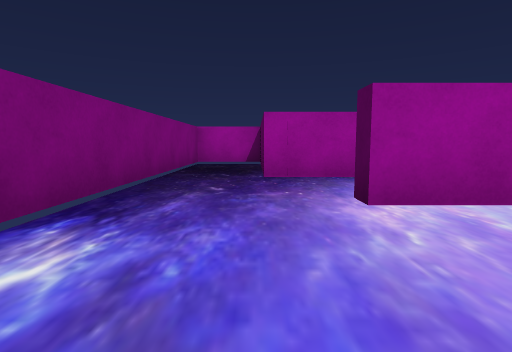
[1] (above)

17 first-person views from a walk through a Unity game level. The camera is 0.51 m above the floor, tilts 6° down and sees 80° across. The floor is counted in squares, 1 m on a side. Each view is taken from the middle of a square. On the plan, view 1 faces up. The plan holds only what a view shows up to about 9 squares ahead; the rest is blank.

[2]
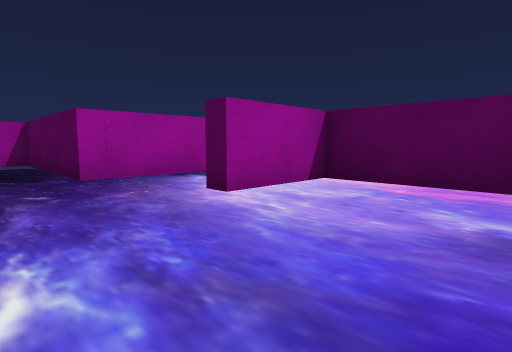

[3]
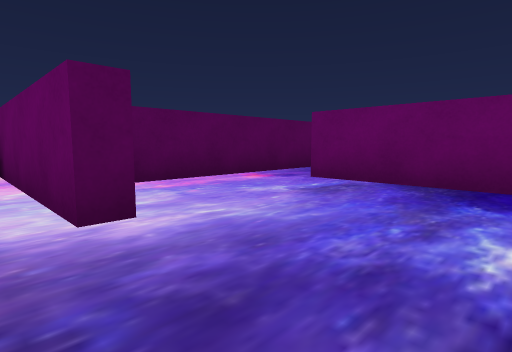

[4]
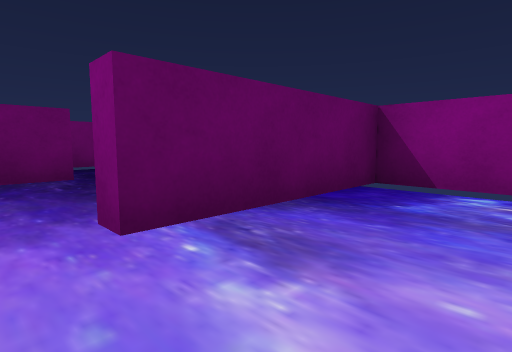

[5]
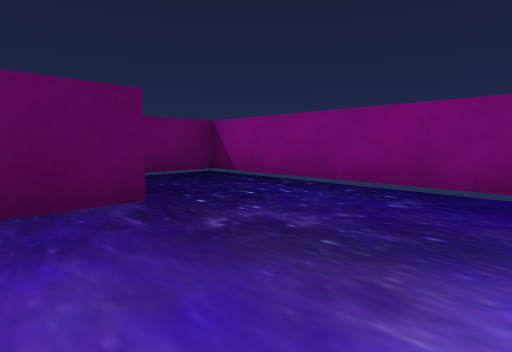

[6]
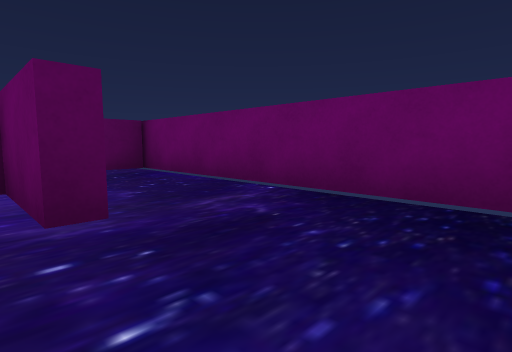

[7]
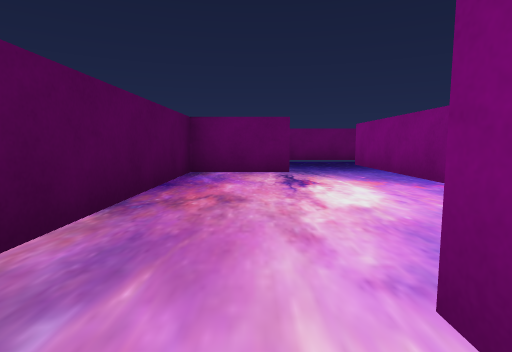

[8]
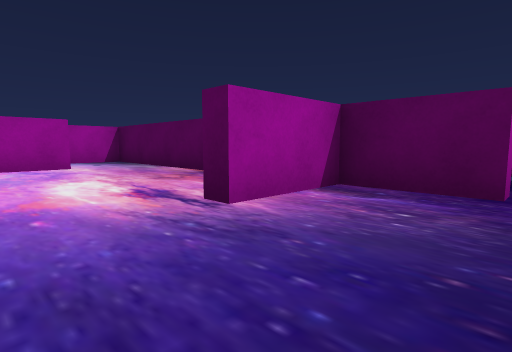

[9]
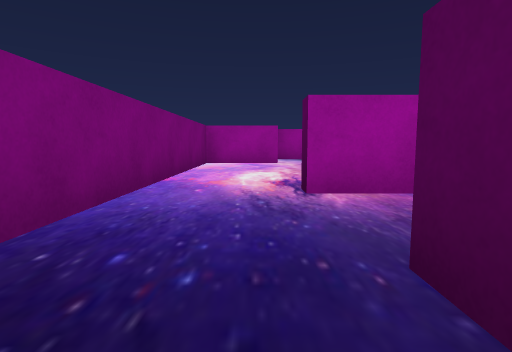

[10]
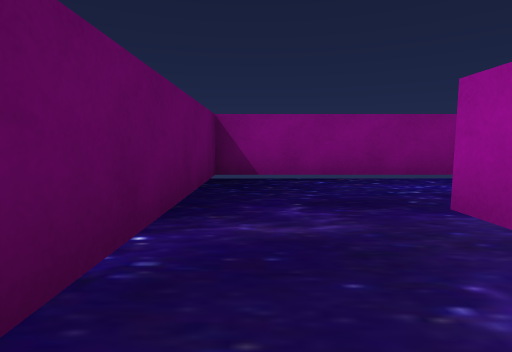

[11]
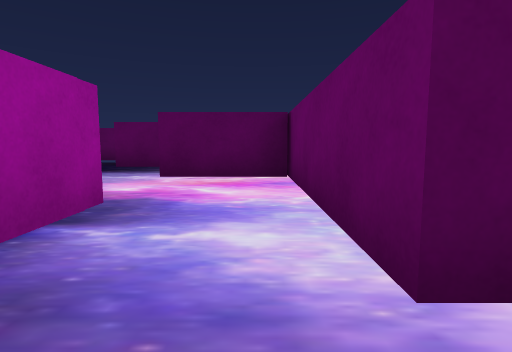

[12]
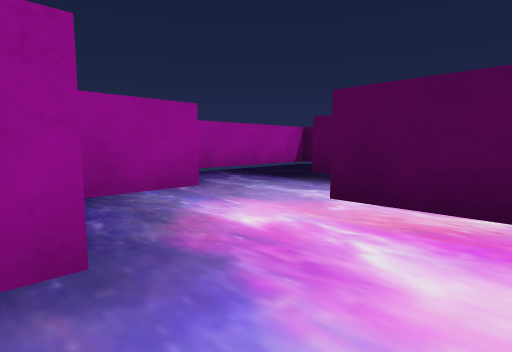

[13]
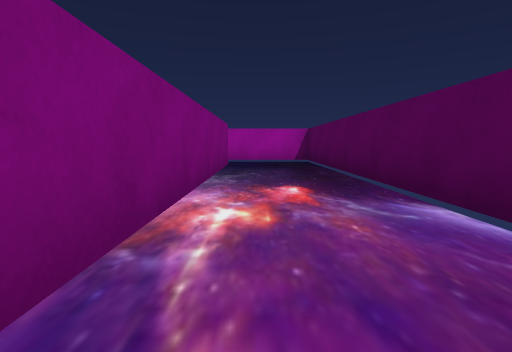

[14]
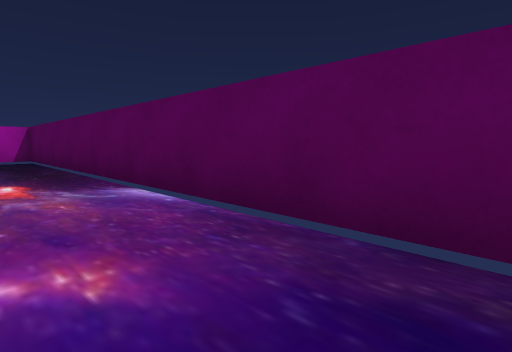

[15]
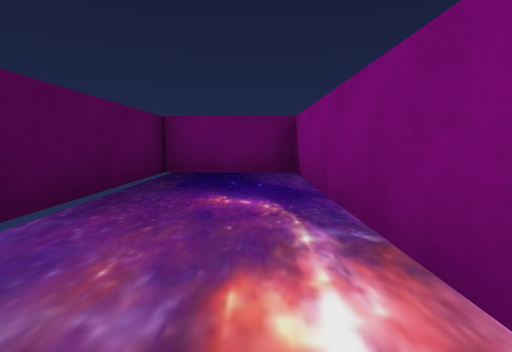

[16]
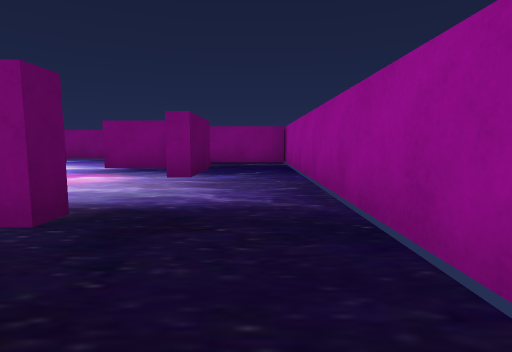

[17]
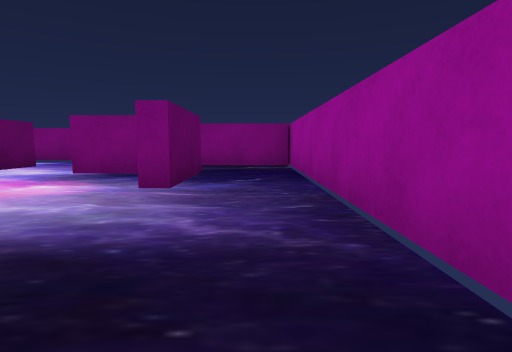

### Floor plan
Points are (right, up) in squares from view 1. A wall is a line through its corners. A room is listed if a view was taken in it or the views show most of it. See-through windows are left out.
Room 1 (views 1, 2)
walls: (-1.5, 1.5) (-1.5, -0.5) (0.5, -0.5)
ways out: opening at (-0.5, 2) to room 2; opening at (1, 0.5) to room 3
Room 2 (views 3, 11, 12)
walls: (0.8, 2.2) (0.8, 2.5) (2.5, 2.5); (2.3, 4.2) (0.1, 4.2) (0.1, 7.7) (-1.5, 7.7) (-1.5, 1.5)
ways out: opening at (-0.5, 2) to room 1; opening at (1.5, 3) to room 9
Room 3 (views 4, 5)
walls: (0.5, -0.5) (1.5, -0.5); (2.5, -1.5) (2.5, 2.2) (0.8, 2.2)
ways out: opening at (1, 0.5) to room 1; opening at (2, -1) to room 10
Room 4 (view 6)
walls: (-1.5, -1.3) (-1.5, -3.5); (0.8, -3.7) (0.8, -3.3)
ways out: opening at (-0.5, -3) to room 6; opening at (1, -2) to room 10
Room 5 (view 7)
walls: (4.6, 2.2) (2.8, 2.2) (2.8, -3.8); (6.1, -3.8) (6.1, -2.3) (4.6, -2.3) (4.6, -1.9) (6.1, -1.9) (6.1, 4) (4.6, 4)
ways out: opening at (4, -3) to room 6
Room 6 (views 8, 9, 10)
walls: (1.5, -3.7) (0.8, -3.7); (-1.5, -3.5) (-1.5, -5.6) (4.6, -5.6) (4.6, -3.9)
ways out: opening at (-0.5, -3) to room 4; opening at (4, -3) to room 5
Room 7 (views 13, 14, 15, 16, 17)
walls: (6.1, 4.9) (6.1, 5.8) (6.4, 5.8) (6.4, -2.8) (8.5, -2.8) (8.5, 7.7) (3.6, 7.7); (4.2, 3.5) (4.2, 4.4); (3.9, 6.1) (3.9, 5.8) (2.8, 5.8); (2.3, 5.4) (2.3, 4.2)
ways out: opening at (2.5, 7) to room 8; opening at (3, 4) to room 9
Room 8 (no view inside)
walls: (2, 6.1) (3.9, 6.1); (3.6, 7.7) (0.4, 7.7) (0.4, 5.7)
ways out: opening at (2.5, 7) to room 7
Room 9 (no view inside)
walls: (2.5, 2.5) (4.5, 2.5); (4.2, 2.5) (4.2, 3.5)
ways out: opening at (1.5, 3) to room 2; opening at (3, 4) to room 7
Room 10 (no view inside)
walls: (0.8, -3.3) (2.5, -3.3) (2.5, -1.5)
ways out: opening at (2, -1) to room 3; opening at (1, -2) to room 4

Where each view was taken, in squares from view 1:
view 1: 0 up, 0 right, facing up
view 2: 0 up, 1 left, facing up-right
view 3: 3 up, 1 left, facing down-right
view 4: 1 up, 2 right, facing down-left
view 5: 1 down, 2 right, facing down-left
view 6: 3 down, 1 left, facing down-right
view 7: 3 up, 5 right, facing down
view 8: 4 down, 3 right, facing up-right
view 9: 5 down, 4 right, facing up
view 10: 5 down, 3 right, facing left
view 11: 3 up, 0 right, facing right
view 12: 3 up, 2 right, facing up-right
view 13: 1 down, 7 right, facing up
view 14: 2 down, 7 right, facing up-right
view 15: 2 up, 7 right, facing down
view 16: 7 up, 8 right, facing left
view 17: 7 up, 7 right, facing left
